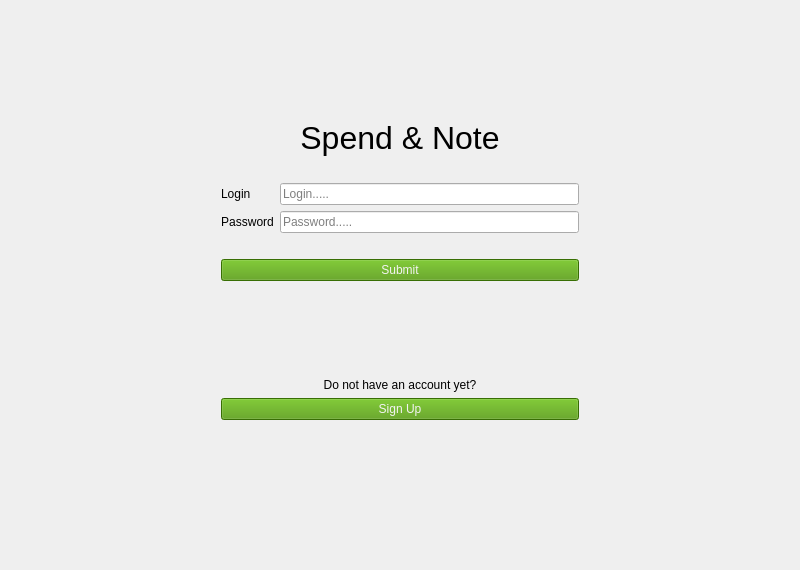
<?xml version="1.0" encoding="UTF-8"?>
<ui version="4.0">
 <class>LoginWindow</class>
 <widget class="QWidget" name="LoginWindow">
  <property name="geometry">
   <rect>
    <x>0</x>
    <y>0</y>
    <width>800</width>
    <height>570</height>
   </rect>
  </property>
  <property name="windowTitle">
   <string>Form</string>
  </property>
  <layout class="QGridLayout" name="gridLayout" rowstretch="1,5,1" columnstretch="1,5,1">
   <item row="0" column="1">
    <spacer name="verticalSpacer_2">
     <property name="orientation">
      <enum>Qt::Vertical</enum>
     </property>
     <property name="sizeHint" stdset="0">
      <size>
       <width>20</width>
       <height>159</height>
      </size>
     </property>
    </spacer>
   </item>
   <item row="1" column="0">
    <spacer name="horizontalSpacer">
     <property name="orientation">
      <enum>Qt::Horizontal</enum>
     </property>
     <property name="sizeHint" stdset="0">
      <size>
       <width>376</width>
       <height>20</height>
      </size>
     </property>
    </spacer>
   </item>
   <item row="1" column="1">
    <widget class="QWidget" name="loginWidget" native="true">
     <layout class="QHBoxLayout" name="horizontalLayout_2" stretch="1,4,1">
      <item>
       <spacer name="horizontalSpacer_3">
        <property name="orientation">
         <enum>Qt::Horizontal</enum>
        </property>
        <property name="sizeHint" stdset="0">
         <size>
          <width>62</width>
          <height>20</height>
         </size>
        </property>
       </spacer>
      </item>
      <item>
       <layout class="QVBoxLayout" name="verticalLayout" stretch="3,0,0,1,3,1,1,2">
        <item alignment="Qt::AlignHCenter">
         <widget class="QLabel" name="titleLabel">
          <property name="font">
           <font>
            <pointsize>24</pointsize>
           </font>
          </property>
          <property name="text">
           <string>Spend &amp; Note</string>
          </property>
          <property name="alignment">
           <set>Qt::AlignCenter</set>
          </property>
         </widget>
        </item>
        <item>
         <layout class="QFormLayout" name="formLayout">
          <property name="sizeConstraint">
           <enum>QLayout::SetMinimumSize</enum>
          </property>
          <item row="0" column="0">
           <widget class="QLabel" name="loginLabel">
            <property name="text">
             <string>Login</string>
            </property>
           </widget>
          </item>
          <item row="0" column="1">
           <widget class="QLineEdit" name="loginLineEdit">
            <property name="placeholderText">
             <string>Login.....</string>
            </property>
           </widget>
          </item>
          <item row="1" column="0">
           <widget class="QLabel" name="passwordLabel">
            <property name="text">
             <string>Password</string>
            </property>
            <property name="scaledContents">
             <bool>false</bool>
            </property>
            <property name="alignment">
             <set>Qt::AlignCenter</set>
            </property>
            <property name="margin">
             <number>0</number>
            </property>
           </widget>
          </item>
          <item row="1" column="1">
           <widget class="QLineEdit" name="passwordLineEdit">
            <property name="text">
             <string/>
            </property>
            <property name="echoMode">
             <enum>QLineEdit::Password</enum>
            </property>
            <property name="placeholderText">
             <string>Password.....</string>
            </property>
           </widget>
          </item>
         </layout>
        </item>
        <item>
         <widget class="QLabel" name="loginVerificationLabel">
          <property name="styleSheet">
           <string notr="true">color: rgb(204, 0, 0);</string>
          </property>
          <property name="text">
           <string/>
          </property>
          <property name="alignment">
           <set>Qt::AlignCenter</set>
          </property>
         </widget>
        </item>
        <item>
         <widget class="QPushButton" name="loginSubmitButton">
          <property name="styleSheet">
           <string notr="true">color: rgb(243, 243, 243);
background-color: rgb(78, 154, 6);</string>
          </property>
          <property name="text">
           <string>Submit</string>
          </property>
         </widget>
        </item>
        <item>
         <spacer name="verticalSpacer_3">
          <property name="orientation">
           <enum>Qt::Vertical</enum>
          </property>
          <property name="sizeType">
           <enum>QSizePolicy::Preferred</enum>
          </property>
          <property name="sizeHint" stdset="0">
           <size>
            <width>20</width>
            <height>40</height>
           </size>
          </property>
         </spacer>
        </item>
        <item>
         <widget class="QLabel" name="signupLabel">
          <property name="text">
           <string>Do not have an account yet?</string>
          </property>
          <property name="alignment">
           <set>Qt::AlignBottom|Qt::AlignHCenter</set>
          </property>
         </widget>
        </item>
        <item>
         <widget class="QPushButton" name="signupButton">
          <property name="styleSheet">
           <string notr="true">background-color: rgb(78, 154, 6);
color: rgb(243, 243, 243);</string>
          </property>
          <property name="text">
           <string>Sign Up</string>
          </property>
         </widget>
        </item>
        <item>
         <spacer name="verticalSpacer_4">
          <property name="orientation">
           <enum>Qt::Vertical</enum>
          </property>
          <property name="sizeType">
           <enum>QSizePolicy::Minimum</enum>
          </property>
          <property name="sizeHint" stdset="0">
           <size>
            <width>20</width>
            <height>40</height>
           </size>
          </property>
         </spacer>
        </item>
       </layout>
      </item>
      <item>
       <spacer name="horizontalSpacer_4">
        <property name="orientation">
         <enum>Qt::Horizontal</enum>
        </property>
        <property name="sizeHint" stdset="0">
         <size>
          <width>62</width>
          <height>20</height>
         </size>
        </property>
       </spacer>
      </item>
     </layout>
    </widget>
   </item>
   <item row="1" column="2">
    <spacer name="horizontalSpacer_2">
     <property name="orientation">
      <enum>Qt::Horizontal</enum>
     </property>
     <property name="sizeHint" stdset="0">
      <size>
       <width>187</width>
       <height>20</height>
      </size>
     </property>
    </spacer>
   </item>
   <item row="2" column="1">
    <spacer name="verticalSpacer">
     <property name="orientation">
      <enum>Qt::Vertical</enum>
     </property>
     <property name="sizeHint" stdset="0">
      <size>
       <width>20</width>
       <height>322</height>
      </size>
     </property>
    </spacer>
   </item>
  </layout>
 </widget>
 <resources/>
 <connections/>
</ui>
